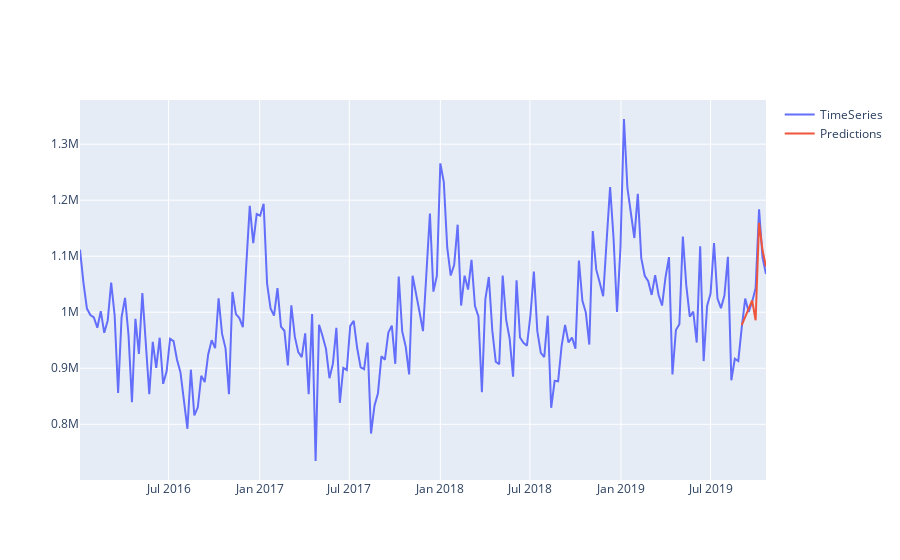

The cell this chart's notebook holds for it:
### Code cell
fig = go.Figure()
fig.add_trace(go.Scatter(x=lim_df.index, y=lim_df,
                    mode='lines',
                    name='TimeSeries'))
fig.add_trace(go.Scatter(x=rolling_predictions.index, y=rolling_predictions,
                    mode='lines',
                    name='Predictions'))

fig.show()

### Figure 1 — Plotly figure (JSON) as saved in the notebook; plotly's stock layout.template omitted (floating-point values rounded to 4 significant figures; data arrays with more than 128 entries replaced by an {"elided": "..."} marker saying what was removed)
{"data": [{"mode": "lines", "name": "TimeSeries", "type": "scatter", "x": {"elided": "199 str values"}, "y": {"elided": "199 int values"}}, {"mode": "lines", "name": "Predictions", "type": "scatter", "x": ["2019-09-02T00:00:00", "2019-09-09T00:00:00", "2019-09-16T00:00:00", "2019-09-23T00:00:00", "2019-09-30T00:00:00", "2019-10-07T00:00:00", "2019-10-14T00:00:00", "2019-10-21T00:00:00"], "y": [976800.0, 992100.0, 1009000.0, 1021000.0, 985600.0, 1160000.0, 1110000.0, 1081000.0]}], "layout": {}}
